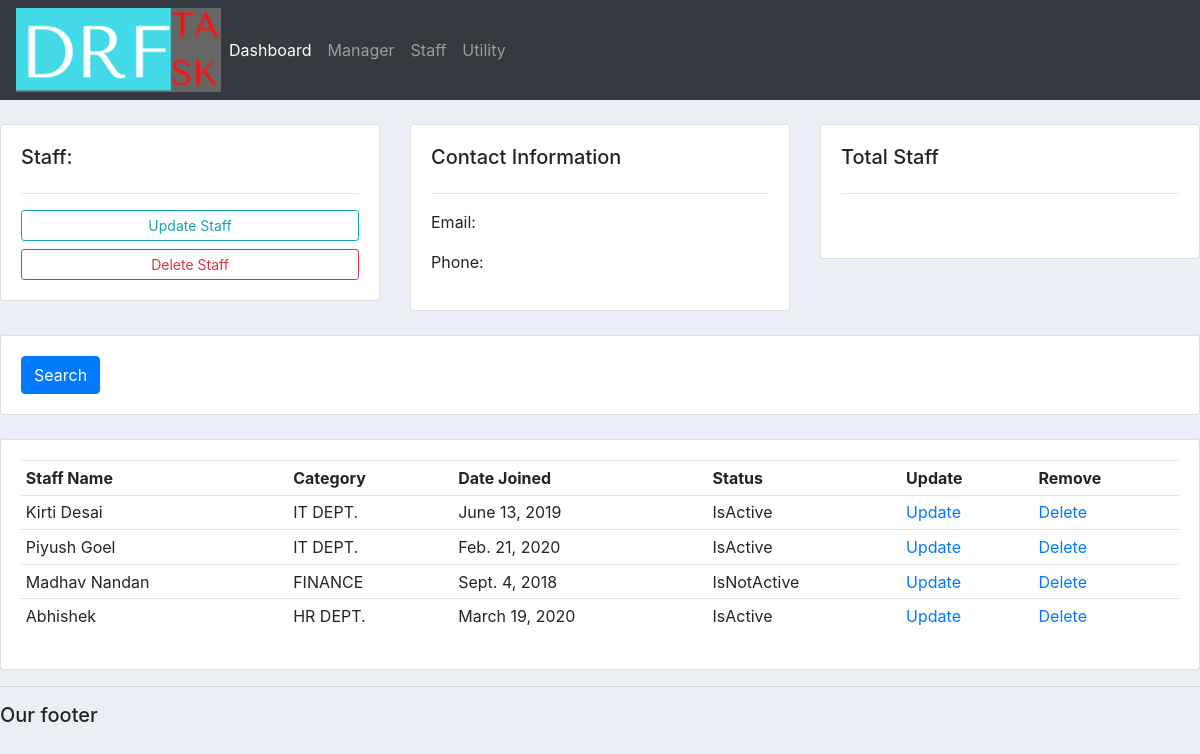
Page /staff/ on the committed database.
### accounts/models.py (models this page shows, shortened)
class Staff(models.Model):
    CATEGORY = (
        ('IT DEPT.', 'HR DEPT.',),
        ('HR DEPT.','IT DEPT.',),
        ('FINANCE', 'AUDIT',),
        ('MARKETING', 'SALES',),
    )
    staff_name = models.CharField(max_length=200, null=True )
    category = models.CharField(max_length=100, null=True , choices=CATEGORY)
    date_joined = models.DateField(max_length=200, null=True )
    contact = models.CharField(max_length=200, null=True )
    email = models.CharField(max_length=200, null=True )
    status = models.CharField(max_length=100 ,null=True)
    aadhar_number = models.IntegerField( null=False )
    tags = models.ManyToManyField(Tag)

### accounts/views.py (the view)
# urls.py: path('staff/', views.staff, name="staff"),
def staff(request):
    staffs = Staff.objects.all()
    context = {'staffs': staffs, }
    return render(request, 'accounts/staff.html', context)

### accounts/templates/accounts/staff.html
{%  extends 'accounts/main.html' %}
{% block content %}
	<br>
<div class="row">
	<div class="col-md">
		<div class="card card-body">
			<h5>Staff:</h5>
			<hr>
			<a class="btn btn-outline-info  btn-sm btn-block" href="">Update Staff</a>
			<a class="btn btn-outline-danger  btn-sm btn-block" href="">Delete Staff</a>
		</div>
	</div>
	<div class="col-md">
		<div class="card card-body">
			<h5>Contact Information</h5>
			<hr>
			<p>Email: {{staff.email}}</p>
			<p>Phone: {{staff.contact}}</p>
		</div>
	</div>
	<div class="col-md">
		<div class="card card-body">
			<h5>Total Staff</h5>
			<hr>
			<h1 style="text-align: center;padding: 10px"></h1>
		</div>
	</div>
</div>
<br>
<div class="row">
	<div class="col">
		<div class="card card-body">
			<form method="get">
		    <button class="btn btn-primary" type="submit">Search</button>
		  </form>
		</div>
	</div>
</div>
<br>
<div class="row">
	<div class="col-md">
		<div class="card card-body">
			<table class="table table-sm">
				<tr>
					<th>Staff Name</th>
					<th>Category</th>
					<th>Date Joined</th>
					<th>Status</th>
					<th>Update</th>
					<th>Remove</th>
				</tr>
				{% for i in staffs %}
				    <tr>
						<td>{{i.staff_name}}</td>
						<td>{{i.category}}</td>
						<td>{{i.date_joined}}</td>
						<td>{{i.status}}</td>
						<td><a href="">Update</a></td>
						<td><a href="">Delete</a></td>
					</tr>
				{% endfor %}
			</table>
		</div>
	</div>
</div>
{% endblock %}

### static/css/main.css (style rules this page uses)
body { background-color: #ebeff5; }

### rows in the picture
Staff: staff_name "Kirti Desai", category "IT DEPT.", date_joined "June 13, 2019", status "IsActive"
Staff: staff_name "Piyush Goel", category "IT DEPT.", date_joined "Feb. 21, 2020", status "IsActive"
Staff: staff_name "Madhav Nandan", category "FINANCE", date_joined "Sept. 4, 2018", status "IsNotActive"
Staff: staff_name "Abhishek", category "HR DEPT.", date_joined "March 19, 2020", status "IsActive"
